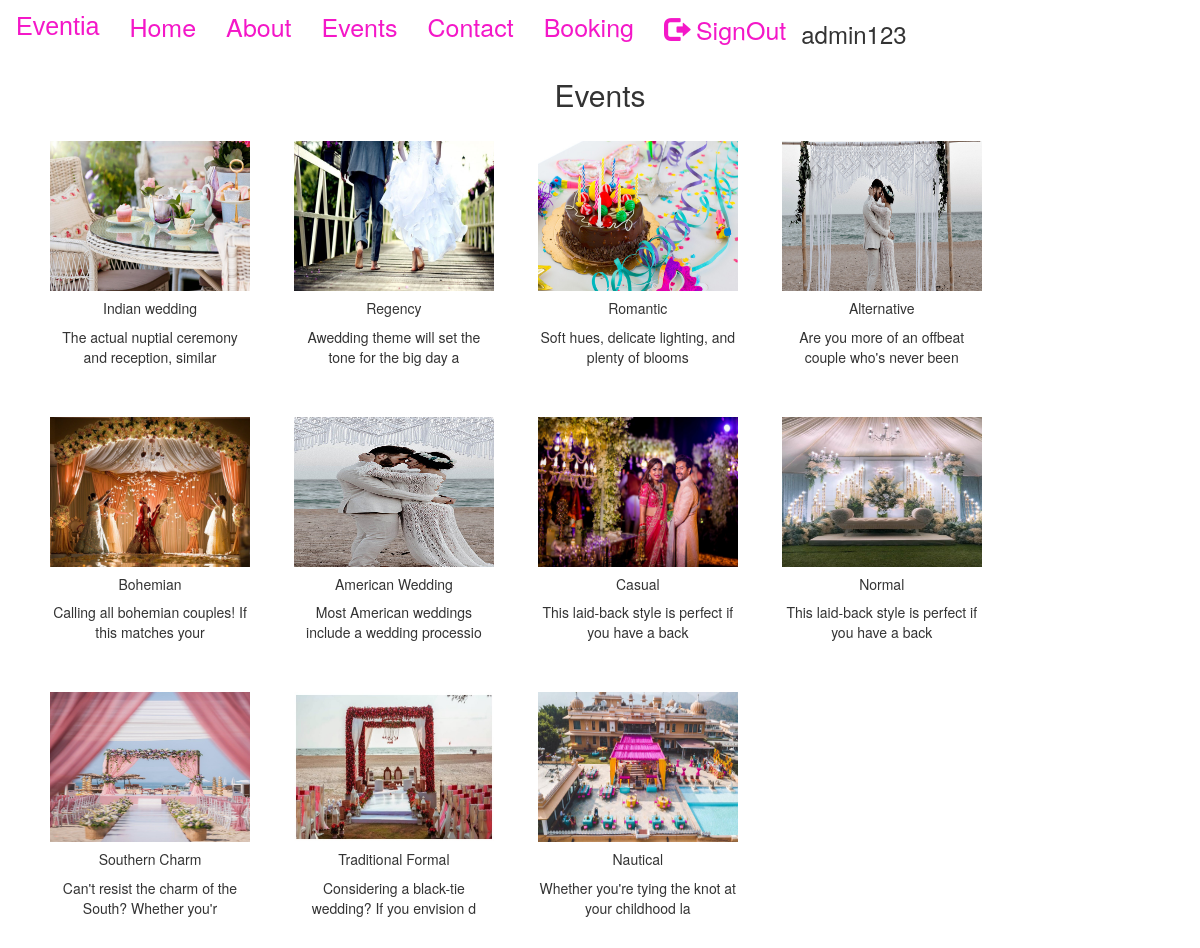
/events/ (signed in), run on the app's committed database.
### eventapp/models.py (models this page shows, shortened)
class Event(models.Model):
    img=models.ImageField(upload_to="pic")
    name=models.CharField(max_length=50)
    desc=models.CharField(max_length=50)

### eventapp/views.py (the view)
# urls.py: path('events/',views.events,name='events'),
def events(request):
    dict_eve={
        'eve':Event.objects.all()
    }
    return render(request,'events.html',dict_eve)

### template/events.html (shortened to what this page needs)
{% extends 'base.html' %}
{% load static %}
        {%block content%}
<h2 class="text-center">Events</h2>
<div class="container">
         {% for i  in eve %}
        <div class="card text-center" style="width: 20rem; display:inline-block;margin: 20px;">
                <img src="{{i.img.url}}" class="card-img-top" alt="..." height="150px" width="200px">
                <div class="card-body">
                  <h5 class="card-title">{{i.name}}</h5>
                  <p class="card-text">{{i.desc}}</p>
                </div>
              </div>
              {% endfor %}
</div>
{% endblock %}

### template/base.html (shortened to what this page needs)
{% load static%}
<!DOCTYPE html>
<html lang="en">
<head>
    <link rel="stylesheet" href="https://maxcdn.bootstrapcdn.com/bootstrap/3.4.1/css/bootstrap.min.css">
    <link href="https://cdnjs.cloudflare.com/ajax/libs/font-awesome/5.15.0/css/all.min.css" rel="stylesheet">
</head>
<body>
    <nav class="navbar navbar-bg-light">
  <div class="container-fluid ">
    <div class="navbar-header ">
      <a class="navbar-brand" href="#">Eventia</a>
    </div>
    <ul class="nav navbar-nav mx-auto ">
      <li class="active"><a href="{% url 'index' %}">Home</a></li>
      <li><a href="{% url 'about' %}">About</a></li>
      {% if user.is_authenticated %}
      <li><a href="{% url 'events' %}">Events</a></li>
      <li><a href="{% url 'contact' %}">Contact</a></li>
         <li><a href="{% url 'booking' %}">Booking</a></li>
      <li><a href="{% url 'logout' %}"><span class="glyphicon glyphicon-log-out"></span> SignOut</a></li>
    </ul>
    <h3>{{user.username}}</h3>
    {% else %}
    <ul class="nav navbar-nav navbar-right">
      <li><a href="{% url 'register' %}"><span class="glyphicon glyphicon-user"></span> Sign Up</a></li>
      <li><a href="{% url 'login' %}"><span class="glyphicon glyphicon-log-in"></span> Login</a></li>
    {% endif %}
  </div>
</nav>
{%block content%}
{% endblock %}
</body>
</html>

### template/base.html (style rules this page uses)
.nav li a { color: rgb(244, 23, 200); font-size: 25px; }
.navbar-brand { color: rgb(244, 23, 200); font-size: 25px; font-family: Impact, Haettenschweiler, 'Arial Narrow Bold', sans-serif; }

### data on the page
Event: img (picture), name "Indian wedding", desc "The actual nuptial ceremony and reception, similar"
Event: img (picture), name "Regency", desc "Awedding theme will set the tone for the big day a"
Event: img (picture), name "Romantic", desc "Soft hues, delicate lighting, and plenty of blooms"
Event: img (picture), name "Alternative", desc "Are you more of an offbeat couple who's never been"
Event: img (picture), name "Bohemian", desc "Calling all bohemian couples! If this matches your"
Event: img (picture), name "American Wedding", desc "Most American weddings include a wedding processio"
Event: img (picture), name "Casual", desc "This laid-back style is perfect if you have a back"
Event: img (picture), name "Normal", desc "This laid-back style is perfect if you have a back"
Event: img (picture), name "Southern Charm", desc "Can't resist the charm of the South? Whether you'r"
Event: img (picture), name "Traditional Formal", desc "Considering a black-tie wedding? If you envision d"
Event: img (picture), name "Nautical", desc "Whether you're tying the knot at your childhood la"

### other printed values
{{ user.username }} "admin123"
